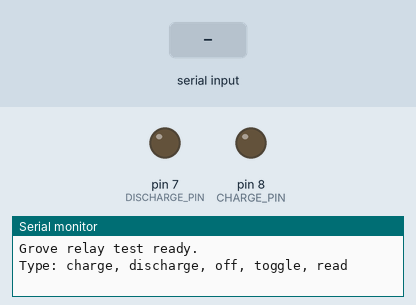
This sketch was run on a simulated Arduino Uno, built with avr-gcc and run on an emulated ATmega328P. Shown: output pins drawn as LEDs (lit = HIGH), the last lines printed to the serial monitor. Inputs (shaded band) come from the test bench.

Above: at 1.2 s.
1.3 s: "charge\n" received over Serial
At 2.2 s:
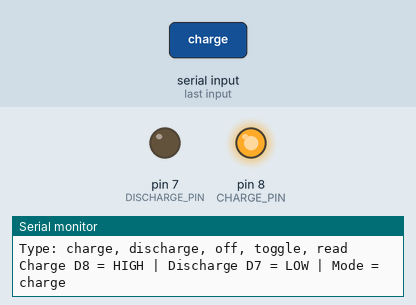
2.8 s: "discharge\n" received over Serial
At 3.4 s:
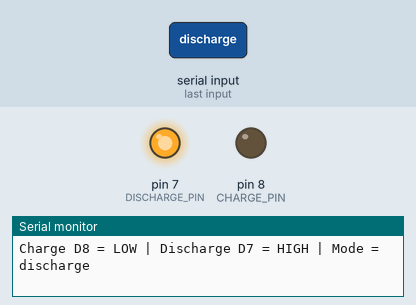
4.3 s: "off\n" received over Serial
At 5.5 s:
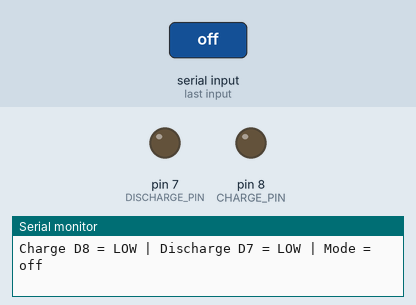
5.8 s: "toggle\n" received over Serial
At 6.8 s:
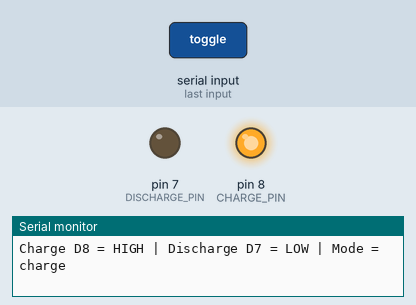
Timing chart, 0 to 8.3 s (numbered marks = the images above; inputs shaded):
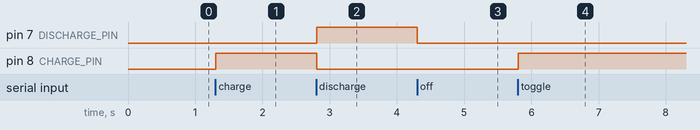

Measured:
- after the input at 1.3 s, pin 8 (CHARGE_PIN): LOW → HIGH at once
- after the input at 2.8 s, pin 7 (DISCHARGE_PIN): LOW → HIGH at once; pin 8 (CHARGE_PIN): HIGH → LOW at once
- after the input at 4.3 s, pin 7 (DISCHARGE_PIN): HIGH → LOW at once
- after the input at 5.8 s, pin 8 (CHARGE_PIN): LOW → HIGH at once

The sketch:

relay.ino
```cpp
/*
  Grove 2-Channel SPDT Relay test.

  Wiring:
    SIG1 -> Arduino D7 -> discharge relay
    SIG2 -> Arduino D8 -> charge relay

  Logic:
    Grove relay input HIGH = relay active
    Grove relay input LOW  = relay inactive
*/

const byte DISCHARGE_PIN = 7;
const byte CHARGE_PIN = 8;

enum RelayMode {
  MODE_OFF,
  MODE_CHARGE,
  MODE_DISCHARGE
};

RelayMode currentMode = MODE_OFF;

void setRelayMode(RelayMode mode);
void toggleRelayMode();
void printRelayMode();

void setup() {
  Serial.begin(9600);

  pinMode(DISCHARGE_PIN, OUTPUT);
  pinMode(CHARGE_PIN, OUTPUT);
  setRelayMode(MODE_OFF);

  Serial.println("Grove relay test ready.");
  Serial.println("Type: charge, discharge, off, toggle, read");
}

void loop() {
  if (!Serial.available()) {
    return;
  }

  String cmd = Serial.readStringUntil('\n');
  cmd.trim();
  cmd.toLowerCase();

  if (cmd == "charge") {
    setRelayMode(MODE_CHARGE);
  } else if (cmd == "discharge") {
    setRelayMode(MODE_DISCHARGE);
  } else if (cmd == "off") {
    setRelayMode(MODE_OFF);
  } else if (cmd == "toggle") {
    toggleRelayMode();
  } else if (cmd == "read") {
    printRelayMode();
  } else {
    Serial.println("Unknown command. Use: charge, discharge, off, toggle, read");
  }
}

void setRelayMode(RelayMode mode) {
  if (mode == MODE_CHARGE) {
    digitalWrite(DISCHARGE_PIN, LOW);
    digitalWrite(CHARGE_PIN, HIGH);
  } else if (mode == MODE_DISCHARGE) {
    digitalWrite(CHARGE_PIN, LOW);
    digitalWrite(DISCHARGE_PIN, HIGH);
  } else {
    digitalWrite(CHARGE_PIN, LOW);
    digitalWrite(DISCHARGE_PIN, LOW);
  }

  currentMode = mode;
  printRelayMode();
}

void toggleRelayMode() {
  if (currentMode == MODE_CHARGE) {
    setRelayMode(MODE_DISCHARGE);
  } else if (currentMode == MODE_DISCHARGE) {
    setRelayMode(MODE_OFF);
  } else {
    setRelayMode(MODE_CHARGE);
  }
}

void printRelayMode() {
  Serial.print("Charge D8 = ");
  Serial.print(digitalRead(CHARGE_PIN) == HIGH ? "HIGH" : "LOW");
  Serial.print(" | Discharge D7 = ");
  Serial.print(digitalRead(DISCHARGE_PIN) == HIGH ? "HIGH" : "LOW");
  Serial.print(" | Mode = ");

  if (currentMode == MODE_CHARGE) {
    Serial.println("charge");
  } else if (currentMode == MODE_DISCHARGE) {
    Serial.println("discharge");
  } else {
    Serial.println("off");
  }
}
```
